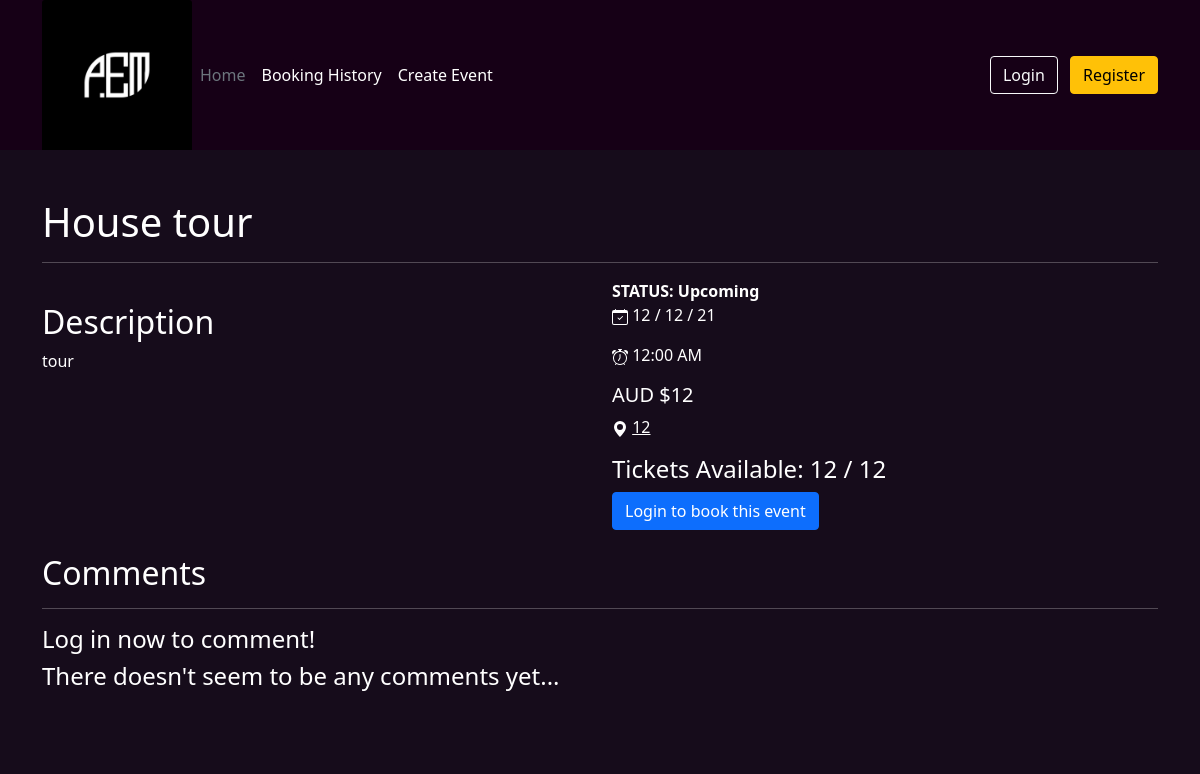
Page /event/view/1 on the earlier database version.
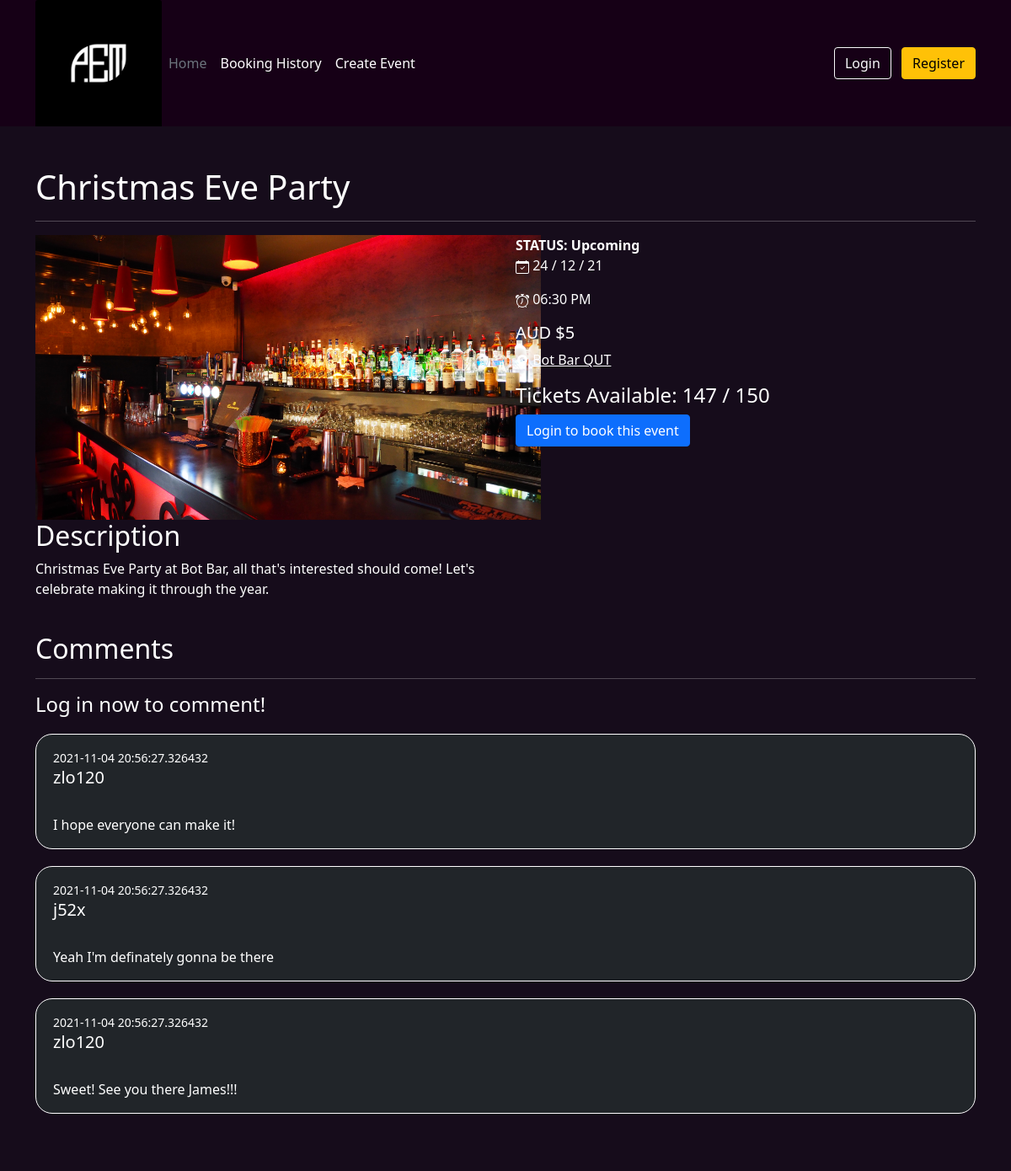
Same page on the later database version.
### website/models.py (models this page shows)
class Event(db.Model):
    __tablename__ = "events"
    EventID = db.Column(db.Integer, primary_key = True, nullable = False, autoincrement=True)
    Name = db.Column(db.String(256), nullable = False)
    Description = db.Column(db.String(256), nullable = False)
    Status = db.Column(db.String(256), nullable = False)
    DateTime = db.Column(db.DateTime, nullable = False)
    Cost = db.Column(db.Integer, nullable = False)
    Address = db.Column(db.String(256), nullable = False)
    AvailableTickets = db.Column(db.Integer, nullable = False)
    TotalTickets = db.Column(db.Integer, nullable = False)
    Image = db.Column(db.String(256), nullable = True)
    Username = db.Column(db.Integer, db.ForeignKey('users.Username'))
    CategoryID = db.Column(db.Integer, db.ForeignKey('categories.CategoryID'))
    Comments = db.relationship("Comment", backref="Event")
    Orders = db.relationship("Order", backref="Event")

class Comment(db.Model):
    __tablename__ = "comments"
    CommentID = db.Column(db.Integer, primary_key = True, nullable = False, autoincrement=True)
    Comment = db.Column(db.String(256), nullable = False)
    DateTime = db.Column(db.DateTime, default=datetime.now())
    Username = db.Column(db.Integer, db.ForeignKey('users.Username'))
    EventID = db.Column(db.Integer, db.ForeignKey('events.EventID'))

### website/event.py (the view, shortened to what this page needs)
@eventbp.route('/view/<int:id>', methods=['GET', 'POST'])
def view(id):
    event = Event.query.filter_by(EventID = id).first()
    form = CreateComment()
    if event is None:
        return abort(404)
    bookingForm = bookEvent(event)
    return render_template("event/view.html", event = event, form = form , bookingForm = bookingForm)

### website/forms.py (called while the page is built)
def bookEvent(event):
    class CreateBooking(FlaskForm):
        Amount = IntegerField("Number of Tickets", validators=[InputRequired(), NumberRange(min = 1, max = event.AvailableTickets)])
        Submit = SubmitField("Place order")
    return CreateBooking()

### website/templates/event/view.html (shortened to what this page needs)
{% extends "base.html" %}
{% block body %}
<div class="container">
  <div class="white event-content mt-5">
    <h1 class="mb-3" style="text-align: left;">{{event.Name}}</h1>
    <hr>
    <div class="row mb-4">
      <div class="col-6">
        <img width="600px" src="{{ url_for('static' , filename=event.Image) }}" alt="">
        <h2>Description</h2>
        <p>{{event.Description}}</p>
      </div>
      <div class="col-6">
        <strong>STATUS: {{event.Status}}</strong>
        <p> {{event.DateTime.strftime('%d / %m / %y')}}</p>
        <p> {{event.DateTime.strftime('%I:%M %p')}}</p>
        <h5>AUD ${{event.Cost}}</h5>
        <p><svg xmlns="http://www.w3.org/2000/svg" width="16" height="16" fill="currentColor" class="bi bi-geo-alt-fill" viewBox="0 0 16 16">
            <path d="M8 16s6-5.686 6-10A6 6 0 0 0 2 6c0 4.314 6 10 6 10zm0-7a3 3 0 1 1 0-6 3 3 0 0 1 0 6z"/>
          </svg> <a style="color: white;" target="_blank" href="https://maps.google.com/?q={{event.Address}}">{{event.Address}}</a></p>
        <h4>Tickets Available: {{event.AvailableTickets}} / {{event.TotalTickets}}</h4>
        {%if event.Status == "Cancelled"%}
        <button type="button" class="btn btn-primary" disabled>Cancelled</button>
        {% elif event.AvailableTickets == 0 %}
        <button type="button" class="btn btn-primary" disabled>Booked Out</button>
        {% elif current_user.is_authenticated %}
        <button type="button" class="btn btn-primary" data-bs-toggle="modal" data-bs-target="#bookingModal">
          Purchase Tickets
        </button>
        {% else %}
        <a href="{{url_for('auth.login')}}" class="btn btn-primary">Login to book this event</a>
        {% endif %}
      </div>
    </div>
    <div class="comments">
      <h2>Comments</h2>
      <hr>
      {% if current_user.is_authenticated %}
      <form action="" method="POST">
        {{form.hidden_tag()}}
        <div class="form-group">
          {{form.Content(class="form-control")}}
          {{form.Submit(class="form-control mt-3 mb-5 btn btn-primary", style="width:25%")}}
        </div>
      </form>
      {%else%}
      <h4>Log in now to comment!</h4>
      {% endif %}
      {% if event.Comments | length < 1 %}
      <h4>There doesn't seem to be any comments yet...</h4>
      {% else %}
        {% for comment in event.Comments %}
        <div class="comment bg-dark" style="border-style: solid; border-width: thin; border-color: white;">
          <div class="comment-contents">
            <small>{{comment.DateTime}}</small>
              <h5 class="">{{comment.Username}}</h5><br>
              <p>{{comment.Comment}}</p>
          </div>
        </div>
        {% endfor %}
      {% endif %}
    </div>
</div>
</div>
{% endblock %}

### website/templates/base.html (shortened to what this page needs)
<!DOCTYPE html>
<html lang="en">
<head>
    <link href="https://cdn.jsdelivr.net/npm/bootstrap@5.1.0/dist/css/bootstrap.min.css" rel="stylesheet">
    <link rel="stylesheet" href="{{ url_for('static', filename='index.css') }}">
</head>
<body>
    <header>
        <div class="container">
            <div class="d-flex flex-wrap align-items-center justify-content-center justify-content-lg-start">
                <img src="{{ url_for('static', filename='logo.jpg') }}"  style="width: 150px; height: 150px;" class="card-img-top maxH" alt="...">
                <ul class="nav col-12 col-lg-auto me-lg-auto mb-2 justify-content-center mb-md-0">
                    <li><a href="{{url_for('main.index')}}" class="nav-link px-2 text-secondary">Home</a></li>
                    <li><a href="{{url_for('event.history')}}" class="nav-link px-2 text-white">Booking History</a></li>
                    <li><a href="{{url_for('event.create')}}" class="nav-link px-2 text-white">Create Event</a></li>
                </ul>
                <div class="text-end">
                    {% if current_user.is_authenticated %}
                    <a class="btn btn-outline-light me-2" href="{{url_for('auth.logout')}}">Log Out</a>
                    {% else %}
                    <a class="btn btn-outline-light me-2" href="{{url_for('auth.login')}}">Login</a>
                    <a class="btn btn-warning" href="{{url_for('auth.register')}}">Register</a>
                    {% endif %}
                </div>
            </div>
        </div>
    </header>
    <body>
        {% block body %}{% endblock %}
    </body>
    <footer>
    </footer>
</body>
</html>

### website/static/index.css (style rules this page uses)
.white { color: white; }
.white p { color: white; }
h1, h2, h3, h4, h5, h6 { color: white; }
p { color: black; }
header { background-color: rgb(22, 0, 22); }
body { background-color: #160c1b; }
footer { background-color: #160c1b; padding-bottom: 3em; }
hr { border: 0; border-top: 1px solid white; }
.maxH { height: 250px; }
.comments { text-align: left; }
.comment { border-radius: 20px; margin-top: 20px; margin-bottom: 20px; }
.comment-contents { padding-left: 20px; padding-top: 15px; }

Differences in the rows shown:
changed Event "Upcoming": Name "House tour" → "Christmas Eve Party"; Image: picture added; Description "tour" → "Christmas Eve Party at Bot Bar, all that's interested should come! Let's celebrate making it through the year."; DateTime "12 / 12 / 21" → "24 / 12 / 21"; DateTime "12:00 AM" → "06:30 PM"; Cost "12" → "5"; Address "12" → "Bot Bar QUT"; AvailableTickets "12" → "147"; TotalTickets "12" → "150"
added Comment: DateTime "2021-11-04 20:56:27.326432", Username "zlo120", Comment "I hope everyone can make it!"
added Comment: DateTime "2021-11-04 20:56:27.326432", Username "j52x", Comment "Yeah I'm definately gonna be there"
added Comment: DateTime "2021-11-04 20:56:27.326432", Username "zlo120", Comment "Sweet! See you there James!!!"
Other differences:
text no longer shown: "There doesn't seem to be any comments yet..."
